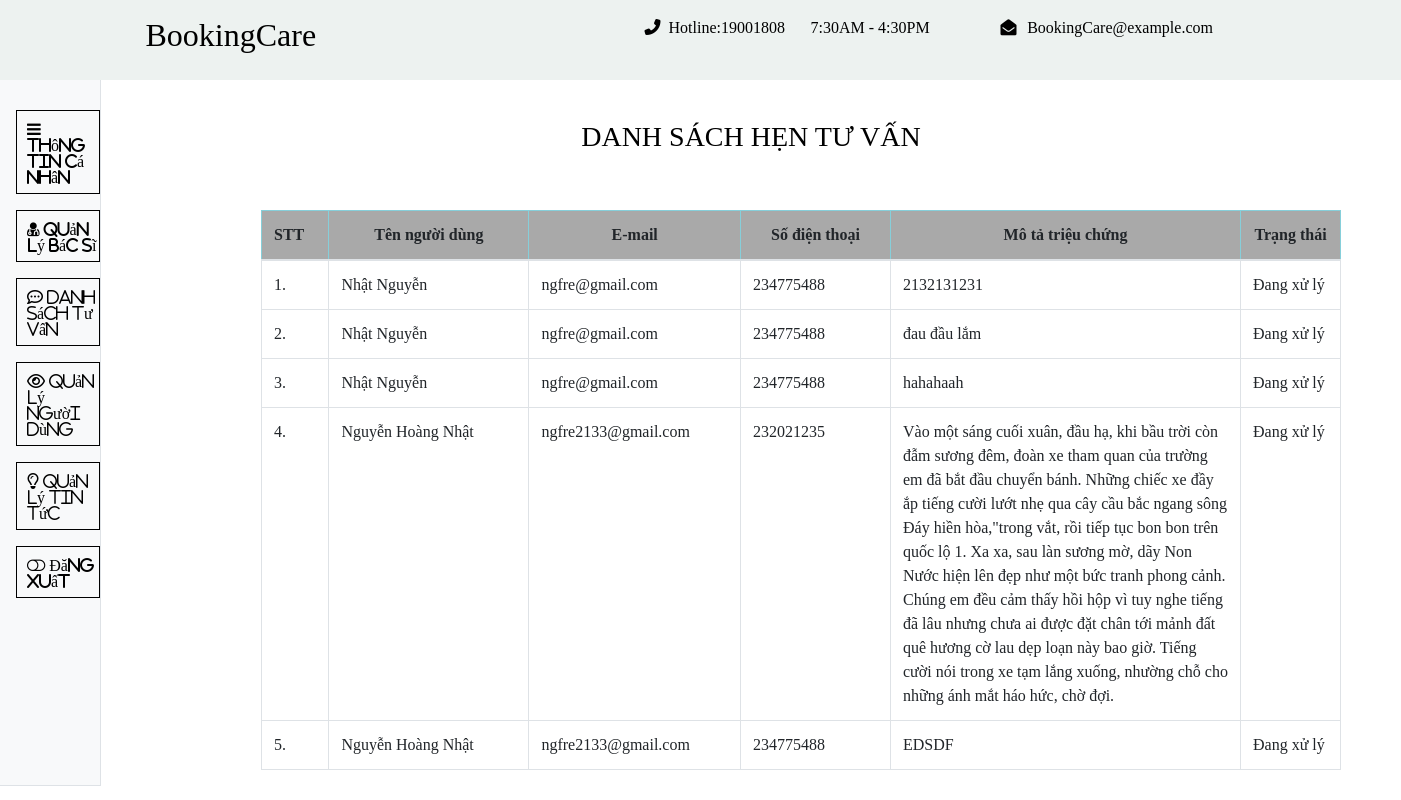
Page /director/appointment_phone.php (signed in) on the committed database.
### tables this page shows
CREATE TABLE `tblcontactus` (
  `id` int(11) NOT NULL,
  `fullname` varchar(255) DEFAULT NULL,
  `email` varchar(255) DEFAULT NULL,
  `contactno` bigint(12) DEFAULT NULL,
  `message` longtext DEFAULT NULL,
  `PostingDate` timestamp NULL DEFAULT current_timestamp(),
  `AdminRemark` longtext DEFAULT NULL,
  `LastupdationDate` timestamp NULL DEFAULT NULL ON UPDATE current_timestamp(),
  `IsRead` int(11) DEFAULT NULL
);

### director/appointment_phone.php (the view, shortened to what this page needs)
<?php
include('include/cf.php');
?>
<!DOCTYPE html>
<html lang="en">
<head>
	<link rel="stylesheet" href="https://use.fontawesome.com/releases/v5.7.0/css/all.css">
<?php
include './view-dr/header.php';
include './view-dr/sidebar_start.php';
?>
<br>
<center><h3 style="color: black;">DANH SÁCH HẸN TƯ VẤN</h3></center><br>
<div class="app-content">
	<div class="main-content" style="margin-left:100px; width:1200px"">
	<div class="wrap-content container" id="container">
	<br>
	<div class="container-fluid container-fullw bg-white">
	<div class="row">
		<div class="col-md-12">
			<table class="table table-bordered" id="sample-table-1">
				<thead class="table-info" style="background-color:#A9A9A9">
				<tr>
					<th class="center">STT</th>
					<th style="text-align:center;" width="200px;">Tên người dùng</th>
					<th style="text-align:center;">E-mail</th>
					<th style="text-align:center;" width="150px;">Số điện thoại </th>
					<th width="350px;" style="text-align:center;">Mô tả triệu chứng</th>
					<th style="text-align:center;" width="100px;">Trạng thái</th>
				</tr>
				</thead>
				<tbody>
<?php
$sql=mysqli_query($con,"select * from tblcontactus where IsRead is null");
$cnt=1;
while($row=mysqli_fetch_array($sql))
{
?>
				<tr>
					<td class="center"><?php echo $cnt;?>.</td>
					<td class="hidden-xs"><?php echo $row['fullname'];?></td>
					<td><?php echo $row['email'];?></td>
					<td><?php echo $row['contactno'];?></td>
					<td><?php echo $row['message'];?></td>
					<td>Đang xử lý</td>
						</tr>
						<?php
						    $cnt=$cnt+1;
						}
						?>
						</tbody>
						</table></div></div></div></div></div>
</div></div></div>
</body>
</html>

### director/appointment_phone.php (style rules this page uses)
body { font-family:times; }

### rows in the picture
tblcontactus: fullname "Nhật Nguyễn", email "ngfre@gmail.com", contactno "234775488", message "2132131231"
tblcontactus: fullname "Nhật Nguyễn", email "ngfre@gmail.com", contactno "234775488", message "đau đầu lắm"
tblcontactus: fullname "Nhật Nguyễn", email "ngfre@gmail.com", contactno "234775488", message "hahahaah"
tblcontactus: fullname "Nguyễn Hoàng Nhật", email "ngfre2133@gmail.com", contactno "232021235", message "Vào một sáng cuối xuân, đầu hạ, khi bầu trời còn đẫm sương đêm, đoàn xe tham quan của trường em đã bắt đầu chuyển bánh. Những chiếc xe đầy ắp tiếng cười lướt nhẹ qua cây cầu bắc ngang sông Đáy hiền hòa,\"trong vắt, rồi tiếp tục bon bon trên quốc lộ 1. Xa xa, sau làn sương mờ, dãy Non Nước hiện lên đẹp như một bức tranh phong cảnh. Chúng em đều cảm thấy hồi hộp vì tuy nghe tiếng đã lâu nhưng chưa ai được đặt chân tới mảnh đất quê hương cờ lau dẹp loạn này bao giờ. Tiếng cười nói trong xe tạm lắng xuống, nhường chỗ cho những ánh mắt háo hức, chờ đợi."
tblcontactus: fullname "Nguyễn Hoàng Nhật", email "ngfre2133@gmail.com", contactno "234775488", message "EDSDF"
